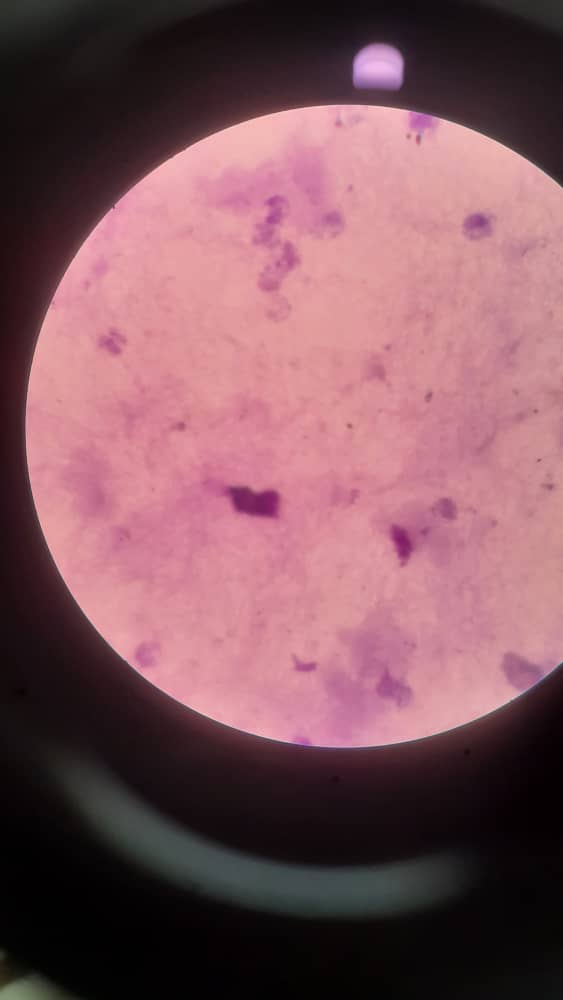
#> input picture malarai1t.jpeg, 563 x 1000 px
$ python dark_microscope_background_removal.py
#> lines starting #> are read from the running program, lines starting #| are printed output that depends on the picture; after the words box and inside, x2 and y2 are one past the last pixel; in counts of white or black regions, pixels touching at a corner belong together
import cv2
import numpy as np

# Load image
img = cv2.imread('malarai1t.jpeg')
#> img is the input picture: shape (1000, 563, 3); mean B, G, R 93.1, 85, 127

# Convert to grayscale
gray = cv2.cvtColor(img, cv2.COLOR_BGR2GRAY)
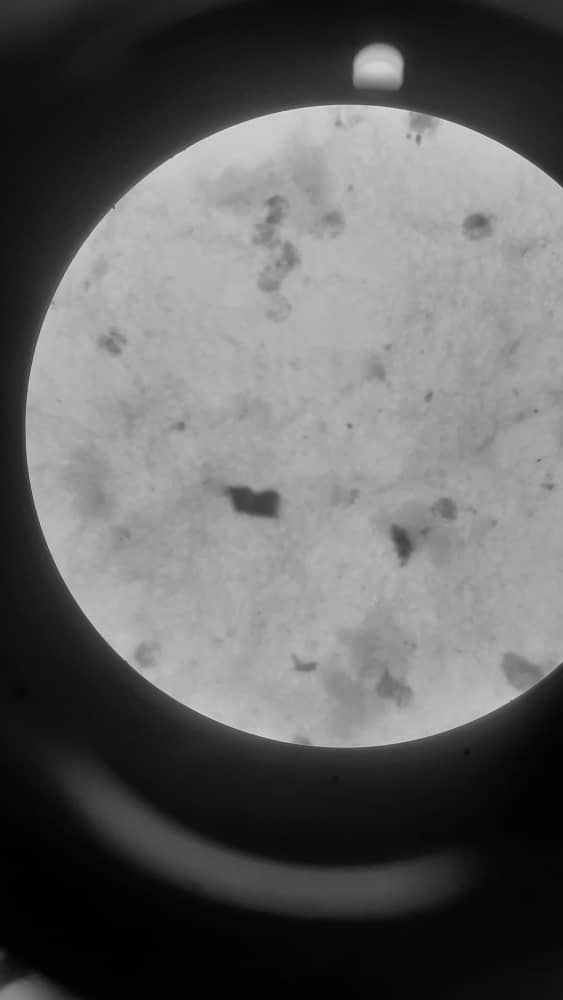
#> gray: shape (1000, 563); min 1, max 226, mean 98.5

# Apply thresholding
ret, thresh = cv2.threshold(gray, 0, 255, cv2.THRESH_BINARY+cv2.THRESH_OTSU)
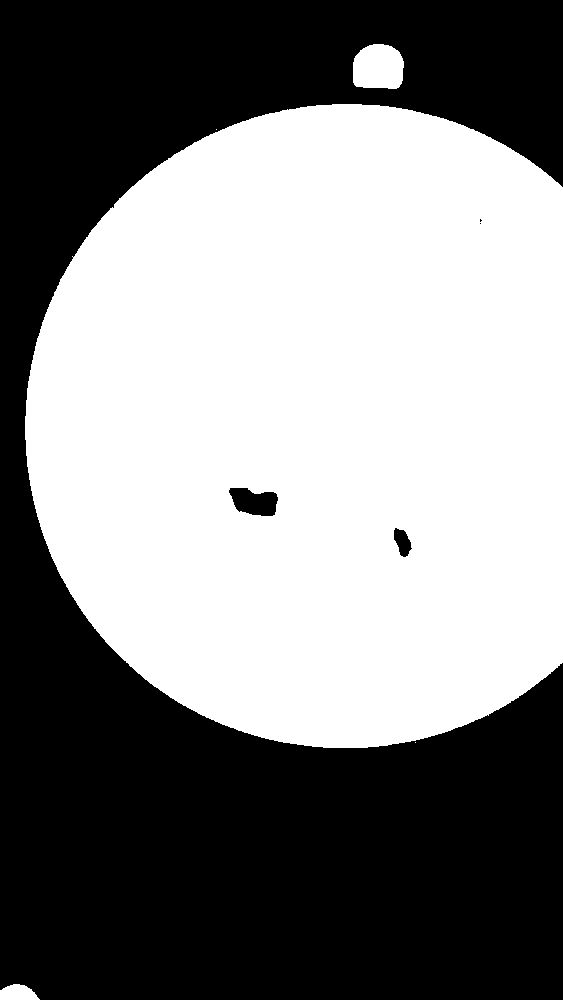
#> thresh: shape (1000, 563); 51.9% white; 5 black regions (2 under 20 px), largest, box (x1, y1, x2, y2) and area: (0, 0, 563, 1000) 269633, (229, 488, 278, 516) 1007, (394, 528, 412, 557) 326
#> ret = 95

# Perform morphological operations to remove noise
kernel = cv2.getStructuringElement(cv2.MORPH_ELLIPSE, (5, 5))
opening = cv2.morphologyEx(thresh, cv2.MORPH_OPEN, kernel)
#> opening: shape (1000, 563); 51.9% white; 4 black regions (1 under 20 px)

# Remove small objects
contours, hierarchy = cv2.findContours(opening, cv2.RETR_EXTERNAL, cv2.CHAIN_APPROX_SIMPLE)
#> contours = 3 contours; box (x1, y1, x2, y2) and area: (25, 104, 563, 748) 289977, (353, 44, 404, 89) 1894, (0, 984, 39, 1000) 438
for contour in contours:
    if cv2.contourArea(contour) < 1000:
        cv2.drawContours(opening, [contour], 0, 0, -1)
#> this loop made 3 passes
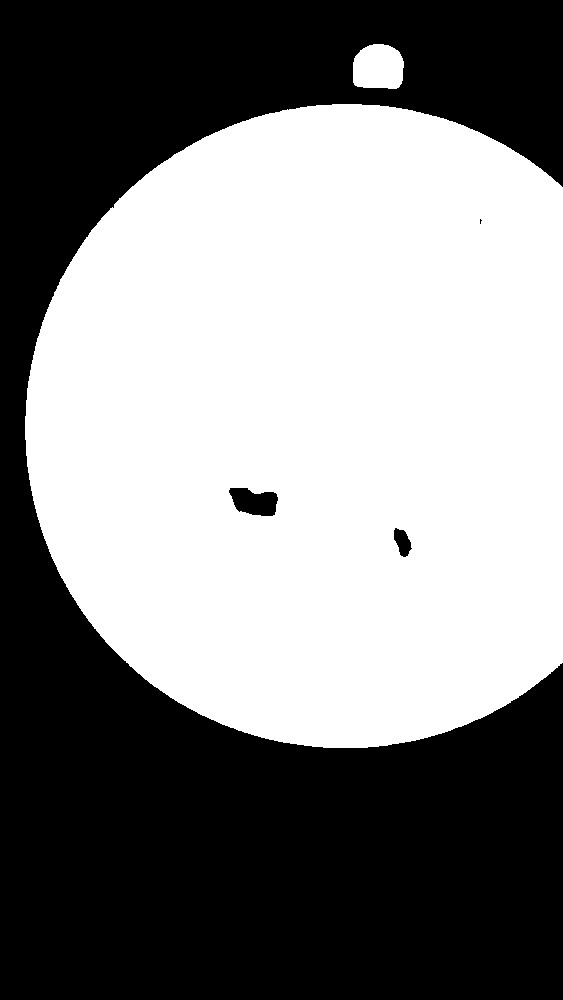
#> opening: shape (1000, 563); 51.8% white; 4 black regions (1 under 20 px), largest, box (x1, y1, x2, y2) and area: (0, 0, 563, 1000) 270136, (229, 488, 278, 516) 1007, (394, 528, 412, 557) 326

# Invert binary image
mask = cv2.bitwise_not(opening)

# Apply mask to original image
result = cv2.bitwise_and(img, img, mask=mask)
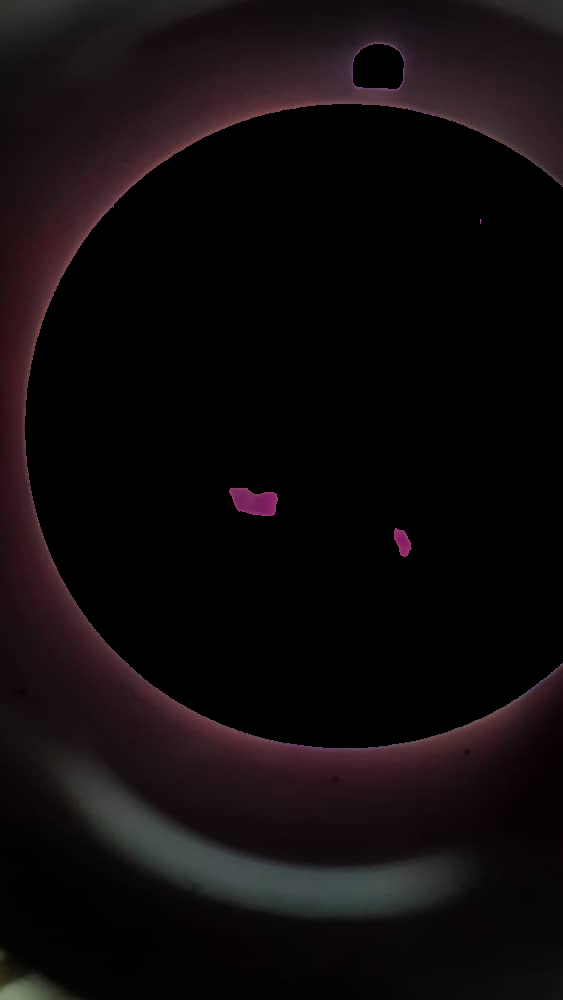
#> result: shape (1000, 563, 3); mean B, G, R 11.9, 10.5, 15.6

# Display results
cv2.imshow('Original Image', img)
cv2.imshow('Processed Image', result)
cv2.waitKey(0)
cv2.destroyAllWindows()

$ run again, with savedImage.jpg copied over malarai1t.jpeg
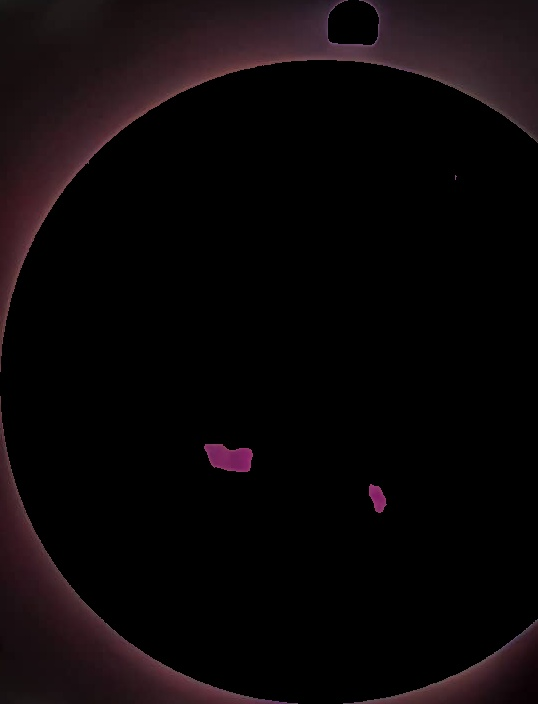
#> input picture savedImage.jpg, 538 x 704 px
#> img is the input picture: shape (704, 538, 3); mean B, G, R 8.1, 6.8, 11.5
#> `ret, thresh = cv2.threshold(gray, 0, 255, cv2.THRESH_BINARY+cv2.THRESH..`:
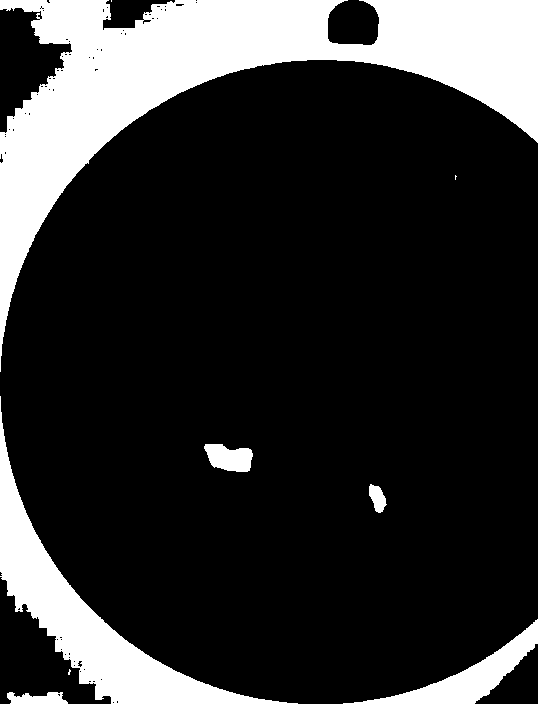
#> thresh: shape (704, 538); 19.4% white; 9 white regions (3 under 20 px), largest, box (x1, y1, x2, y2) and area: (0, 0, 538, 372) 52517, (0, 396, 298, 704) 15120, (343, 619, 538, 704) 3938, (204, 444, 253, 472) 1007, (7, 692, 68, 704) 540, (369, 484, 387, 513) 326
#> ret = 20
#> contours = 6 contours; box (x1, y1, x2, y2) and area: (0, 0, 538, 345) 51236, (0, 422, 281, 704) 14434, (361, 619, 538, 704) 3706, (204, 444, 253, 472) 938, (7, 692, 68, 704) 444, (369, 485, 386, 513) 288
#> the loop `for contour in contours:` made 6 passes
#> mask: shape (704, 538); 81.2% white; 3 black regions, box (x1, y1, x2, y2) and area: (0, 0, 538, 345) 52219, (0, 422, 281, 704) 14915, (361, 619, 538, 704) 3908
#> `result = cv2.bitwise_and(img, img, mask=mask)`:
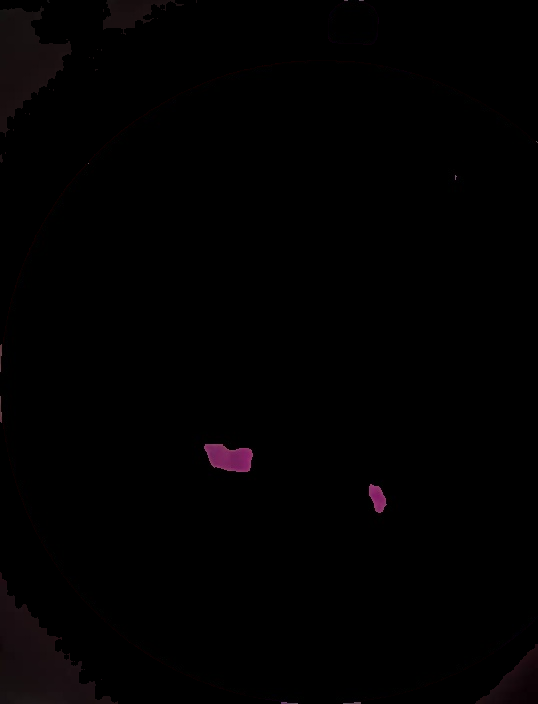
#> result: shape (704, 538, 3); mean B, G, R 1, 0.8, 1.5
